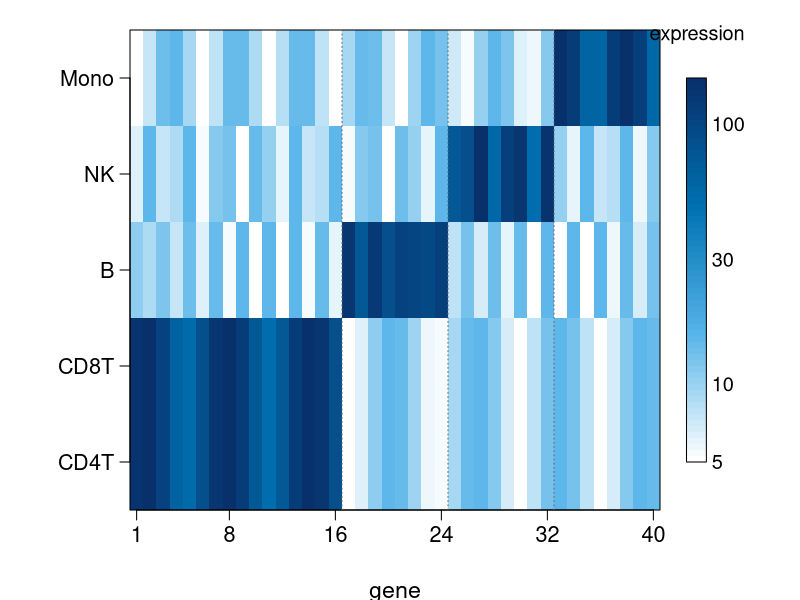
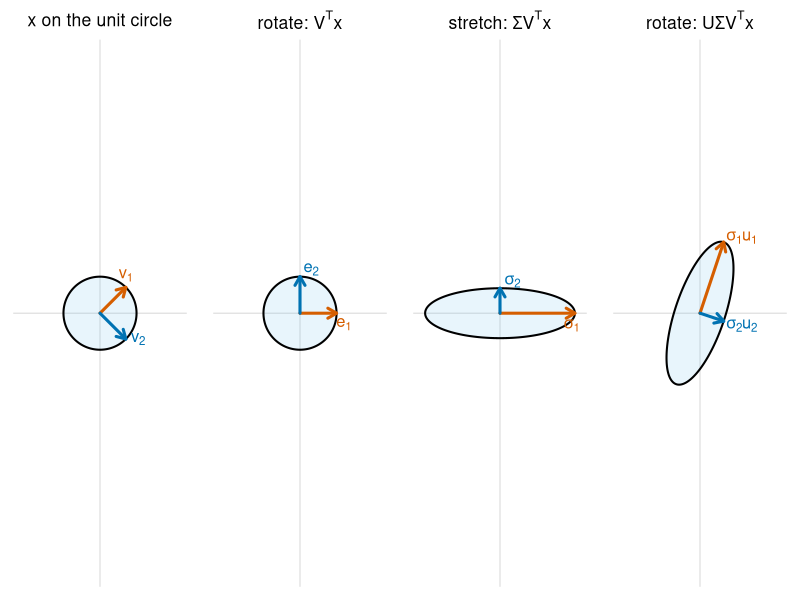
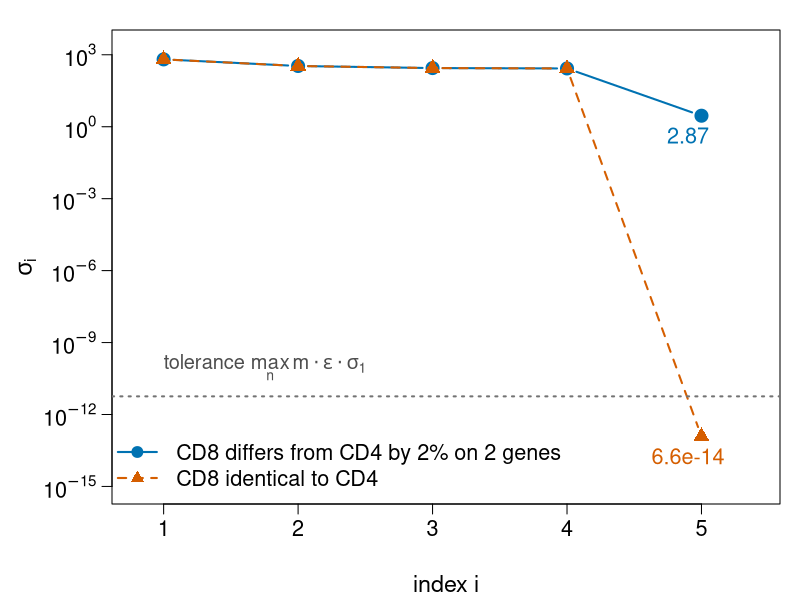
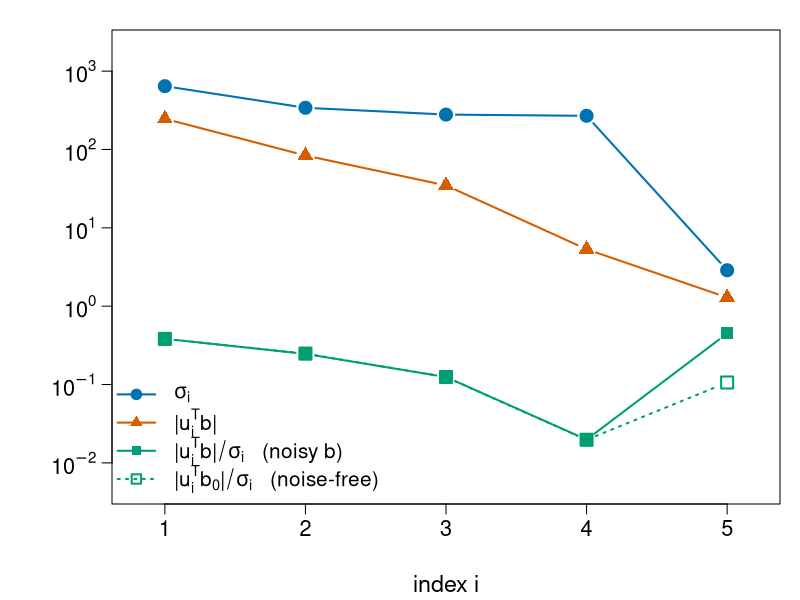
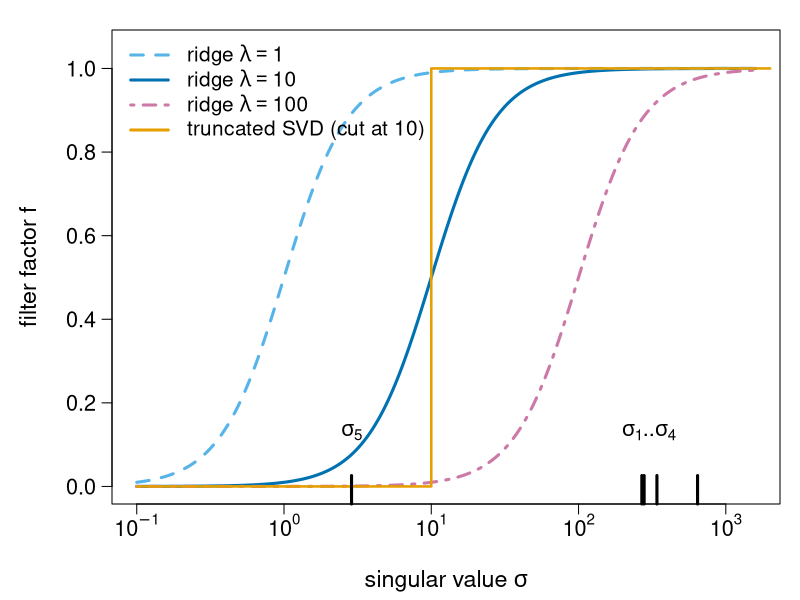
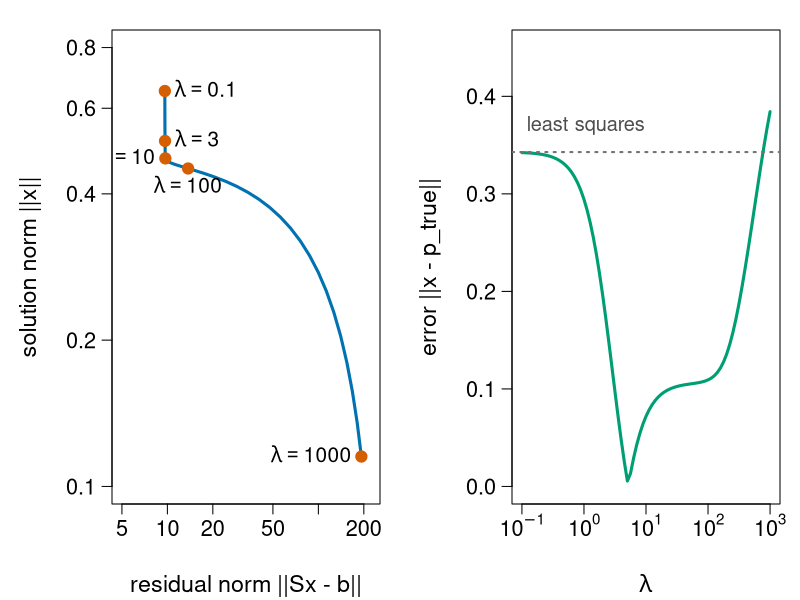
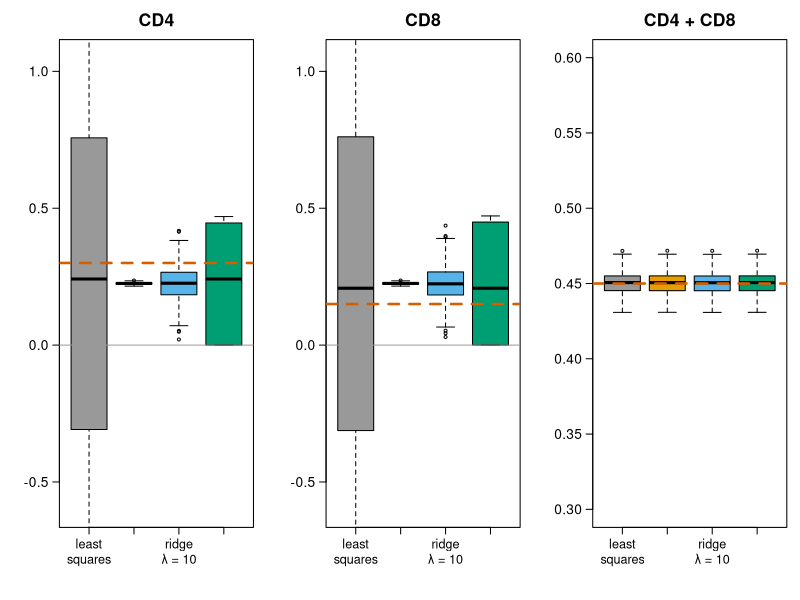

The R source for these figures, in order:
# Figures for the svd/ unit ("The SVD, rank deficiency and regularisation").
#
# Re-run by hand from this folder (it is NOT run by `quarto render`):
#   cd svd && Rscript make-svd-figs.R
#
# Base R graphics only (grDevices::svg) plus the nnls package for fig07.
# Colours are Okabe-Ito (colour-blind safe). Makes:
#   fig01-signature.svg       the simulated signature matrix (40 genes x 5 cell types)
#   fig02-rotate-stretch.svg  the SVD of a 2x2 matrix as rotate - stretch - rotate
#   fig03-singular-values.svg singular values of the near and exactly rank-deficient signatures
#   fig04-picard.svg          sigma_i, |u_i^T b| and their ratio (Picard plot)
#   fig05-filter-factors.svg  truncated-SVD and ridge filter factors against sigma
#   fig06-lcurve.svg          L-curve and error against lambda
#   fig07-replicates.svg      estimates over 500 noise replicates: OLS, TSVD, ridge, NNLS

library(nnls)

oi <- c(orange = "#E69F00", sky = "#56B4E9", green = "#009E73",
        yellow = "#F0E442", blue = "#0072B2", red = "#D55E00",
        purple = "#CC79A7", grey = "#999999")

fig <- function(file, w = 9, h = 5.2, expr) {
  svg(file, width = w, height = h)
  par(mar = c(4.8, 5.6, 1.5, 1), las = 1, mgp = c(3.6, 0.8, 0),
      cex.lab = 1.4, cex.axis = 1.3)
  expr
  dev.off()
}
logaxis <- function(side, at) {
  axis(side, at = 10^at, labels = parse(text = paste0("10^", at)))
}

## ---- the running example (same code as on the slides) ----------------------

g <- 1:40                                  # 40 genes
S <- matrix(10, nrow = 40, ncol = 5,
            dimnames = list(NULL, c("CD4T", "CD8T", "B", "NK", "Mono")))
S[1:16, 1:2] <- 100                        # T-cell genes, high in both T types
S[cbind(17:40, rep(3:5, each = 8))] <- 100 # 8 marker genes each for B, NK, Mono
S <- S * (1 + 0.5 * sin(outer(g, 1:5)))    # gene-to-gene variation
S[, "CD8T"] <- S[, "CD4T"]                 # CD8 = CD4 ...
S[1, "CD8T"] <- 0.98 * S[1, "CD4T"]        # ... except 2% lower on gene 1
S[2, "CD8T"] <- 1.02 * S[2, "CD4T"]        #     and 2% higher on gene 2
p_true <- c(0.30, 0.15, 0.15, 0.10, 0.30)
b0 <- drop(S %*% p_true)
b  <- b0 * (1 + 0.05 * sin(37 * g))        # 5% "noise"
sv <- svd(S)
S0 <- S; S0[, "CD8T"] <- S0[, "CD4T"]      # exactly identical columns

tsvd  <- function(A, b, k) { s <- svd(A)
  drop(s$v[, 1:k, drop = FALSE] %*% (crossprod(s$u[, 1:k, drop = FALSE], b) / s$d[1:k])) }
ridge <- function(A, b, lambda) { s <- svd(A)
  f <- s$d^2 / (s$d^2 + lambda^2)
  drop(s$v %*% (f * crossprod(s$u, b) / s$d)) }

## ---- fig01: signature matrix heatmap ----------------------------------------

fig("fig01-signature.svg", w = 9, h = 5.2, expr = {
  par(mar = c(4.5, 6.5, 1.5, 7))
  pal <- colorRampPalette(c("white", oi["sky"], oi["blue"], "#08306B"))(64)
  z <- log10(t(S))                          # rows of the image = cell types
  image(1:40, 1:5, t(z), col = pal, axes = FALSE, xlab = "gene", ylab = "",
        zlim = range(z))
  axis(1, at = c(1, 8, 16, 24, 32, 40))
  axis(2, at = 1:5, labels = colnames(S), cex.axis = 1.3)
  box()
  abline(v = c(16.5, 24.5, 32.5), col = "grey40", lty = 3)
  # colour key
  par(xpd = NA)
  yk <- seq(1, 5, length.out = 65)
  rect(42.5, yk[-65], 44, yk[-1], col = pal, border = NA)
  rect(42.5, 1, 44, 5)
  lab <- c(5, 10, 30, 100)
  at <- 1 + 4 * (log10(lab) - min(z)) / diff(range(z))
  text(44.4, at, lab, adj = 0, cex = 1.2)
  text(43.3, 5.45, "expression", cex = 1.2)
})

## ---- fig02: rotate - stretch - rotate ----------------------------------------

A <- matrix(c(3, 4, 0, 5), 2, 2)
s2 <- svd(A)
U <- s2$u; V <- s2$v; D <- diag(s2$d)
# choose signs so that v1 and u1 point into the upper right
sg <- sign(V[1, ]); V <- V %*% diag(sg); U <- U %*% diag(sg)
th <- seq(0, 2 * pi, length.out = 200)
circ <- rbind(cos(th), sin(th))
mark <- rbind(c(1, 0), c(0, 1)) # not used; we mark v1, v2 instead
fig("fig02-rotate-stretch.svg", w = 12, h = 4, expr = {
  par(mfrow = c(1, 4), mar = c(1, 1, 3, 1), cex.main = 1.6, font.main = 1)
  panel <- function(P, a1, a2, main, lab1, lab2, lim = 7.2,
                    off1 = c(0, 0.15 * lim), off2 = c(0.15 * lim, 0)) {
    plot(NA, xlim = c(-lim, lim), ylim = c(-lim, lim), asp = 1, axes = FALSE,
         xlab = "", ylab = "", main = main)
    abline(h = 0, v = 0, col = "grey85")
    polygon(P[1, ], P[2, ], border = "black", lwd = 2, col = "#56B4E922")
    arrows(0, 0, a1[1], a1[2], col = oi["red"], lwd = 3, length = 0.1)
    arrows(0, 0, a2[1], a2[2], col = oi["blue"], lwd = 3, length = 0.1)
    text(a1[1] + off1[1], a1[2] + off1[2], lab1, col = oi["red"], cex = 1.5)
    text(a2[1] + off2[1], a2[2] + off2[2], lab2, col = oi["blue"], cex = 1.5)
  }
  panel(circ, V[, 1], V[, 2], "x on the unit circle",
        expression(v[1]), expression(v[2]), lim = 2.2)
  P1 <- t(V) %*% circ
  panel(P1, c(1, 0), c(0, 1), expression("rotate: " * V^T * x),
        expression(e[1]), expression(e[2]), lim = 2.2,
        off1 = c(0.2, -0.3), off2 = c(0.3, 0.2))
  P2 <- D %*% P1
  panel(P2, c(s2$d[1], 0), c(0, s2$d[2]), expression("stretch: " * Sigma * V^T * x),
        expression(sigma[1]), expression(sigma[2]),
        off1 = c(-0.3, -1.1), off2 = c(1.1, 0.6))
  P3 <- U %*% P2
  panel(P3, s2$d[1] * U[, 1], s2$d[2] * U[, 2], expression("rotate: " * U * Sigma * V^T * x),
        expression(sigma[1] * u[1]), expression(sigma[2] * u[2]),
        off1 = c(1.6, 0.4), off2 = c(1.6, -0.4))
})

## ---- fig03: singular values, near and exact rank deficiency -----------------

d0 <- svd(S0)$d
fig("fig03-singular-values.svg", expr = {
  plot(1:5, sv$d, log = "y", type = "b", pch = 19, cex = 1.6, lwd = 2,
       col = oi["blue"], ylim = c(1e-15, 2e3), xaxt = "n", yaxt = "n",
       xlab = "index i", ylab = expression(sigma[i]), xlim = c(0.8, 5.4))
  axis(1, at = 1:5); logaxis(2, seq(-15, 3, 3))
  lines(1:5, d0, type = "b", pch = 17, cex = 1.6, lwd = 2, col = oi["red"], lty = 2)
  tol <- 40 * .Machine$double.eps * d0[1]
  abline(h = tol, col = "grey45", lty = 3, lwd = 2)
  text(1, tol * 15, expression("tolerance " * max(m, n) %.% epsilon %.% sigma[1]),
       adj = 0, cex = 1.2, col = "grey30")
  text(4.9, sv$d[5] * 0.15, "2.87", cex = 1.3, col = oi["blue"])
  text(4.9, d0[5] * 0.15, "6.6e-14", cex = 1.3, col = oi["red"])
  legend("bottomleft", c("CD8 differs from CD4 by 2% on 2 genes",
                         "CD8 identical to CD4"),
         col = c(oi["blue"], oi["red"]), pch = c(19, 17), lty = c(1, 2), lwd = 2,
         bty = "n", cex = 1.3)
})

## ---- fig04: Picard plot -----------------------------------------------------

beta  <- abs(drop(crossprod(sv$u, b)))
beta0 <- abs(drop(crossprod(sv$u, b0)))
fig("fig04-picard.svg", expr = {
  plot(1:5, sv$d, log = "y", type = "b", pch = 19, cex = 1.6, lwd = 2,
       col = oi["blue"], ylim = c(5e-3, 2e3), xaxt = "n", yaxt = "n",
       xlab = "index i", ylab = "", xlim = c(0.8, 5.2))
  axis(1, at = 1:5); logaxis(2, -2:3)
  lines(1:5, beta, type = "b", pch = 17, cex = 1.6, lwd = 2, col = oi["red"])
  lines(1:5, beta / sv$d, type = "b", pch = 15, cex = 1.6, lwd = 2, col = oi["green"])
  lines(1:5, beta0 / sv$d, type = "b", pch = 0, cex = 1.6, lwd = 2, lty = 3,
        col = oi["green"])
  legend("bottomleft", c(expression(sigma[i]), expression("|" * u[i]^T * b * "|"),
                         expression("|" * u[i]^T * b * "|" / sigma[i] * "   (noisy b)"),
                         expression("|" * u[i]^T * b[0] * "|" / sigma[i] * "   (noise-free)")),
         col = c(oi["blue"], oi["red"], oi["green"], oi["green"]),
         pch = c(19, 17, 15, 0), lty = c(1, 1, 1, 3), lwd = 2, bty = "n", cex = 1.25)
})

## ---- fig05: filter factors ----------------------------------------------------

sig <- 10^seq(-1, 3.2, length.out = 300)
fig("fig05-filter-factors.svg", expr = {
  plot(sig, sig^2 / (sig^2 + 10^2), log = "x", type = "l", lwd = 3,
       col = oi["blue"], xaxt = "n", ylim = c(0, 1.05),
       xlab = expression("singular value " * sigma), ylab = "filter factor f")
  logaxis(1, -1:3)
  lines(sig, sig^2 / (sig^2 + 1^2), lwd = 3, col = oi["sky"], lty = 2)
  lines(sig, sig^2 / (sig^2 + 100^2), lwd = 3, col = oi["purple"], lty = 4)
  lines(c(0.1, 10, 10, 2000), c(0, 0, 1, 1), lwd = 2.5, col = oi["orange"], lty = 1)
  rug(sv$d, lwd = 3, ticksize = 0.06)
  text(sv$d[5], 0.13, expression(sigma[5]), cex = 1.3)
  text(300, 0.13, expression(sigma[1] * ".." * sigma[4]), cex = 1.3)
  legend("topleft", c(expression("ridge " * lambda == 1), expression("ridge " * lambda == 10),
                      expression("ridge " * lambda == 100), "truncated SVD (cut at 10)"),
         col = c(oi["sky"], oi["blue"], oi["purple"], oi["orange"]),
         lty = c(2, 1, 4, 1), lwd = 3, bty = "n", cex = 1.25)
})

## ---- fig06: L-curve and error against lambda --------------------------------

lam <- 10^seq(-1, 3, by = 0.05)
res <- sol <- err <- numeric(length(lam))
for (i in seq_along(lam)) {
  x <- ridge(S, b, lam[i])
  res[i] <- sqrt(sum((b - S %*% x)^2)); sol[i] <- sqrt(sum(x^2))
  err[i] <- sqrt(sum((x - p_true)^2))
}
fig("fig06-lcurve.svg", w = 12, h = 5.2, expr = {
  par(mfrow = c(1, 2))
  plot(res, sol, log = "xy", type = "l", lwd = 3, col = oi["blue"],
       xlab = "residual norm ||Sx - b||", ylab = "solution norm ||x||",
       ylim = c(0.1, 0.8), xlim = c(5, 220), yaxt = "n")
  axis(2, at = c(0.1, 0.2, 0.4, 0.6, 0.8))
  lab_at <- c(0.1, 3, 10, 100, 1000); lab_pos <- c(4, 4, 2, 1, 2)
  for (i in seq_along(lab_at)) {
    j <- which.min(abs(lam - lab_at[i]))
    points(res[j], sol[j], pch = 19, cex = 1.5, col = oi["red"])
    text(res[j], sol[j], bquote(lambda == .(lab_at[i])), pos = lab_pos[i], cex = 1.25)
  }
  plot(lam, err, log = "x", type = "l", lwd = 3, col = oi["green"], xaxt = "n",
       xlab = expression(lambda), ylab = "error ||x - p_true||", ylim = c(0, 0.45))
  logaxis(1, -1:3)
  abline(h = sqrt(sum((tsvd(S, b, 5) - p_true)^2)), lty = 3, col = "grey45", lwd = 2)
  text(0.12, 0.37, "least squares", adj = 0, cex = 1.2, col = "grey30")
})

## ---- fig07: 500 noise replicates ------------------------------------------------

set.seed(1)
nrep <- 500
est <- array(NA, c(nrep, 4, 3),
             dimnames = list(NULL, c("least\nsquares", "TSVD\nk = 4", "ridge\nλ = 10", "NNLS"),
                             c("CD4", "CD8", "CD4 + CD8")))
for (r in 1:nrep) {
  br <- b0 * (1 + 0.05 * rnorm(40))
  X <- cbind(qr.solve(S, br), tsvd(S, br, 4), ridge(S, br, 10), nnls(S, br)$x)
  est[r, , 1] <- X[1, ]; est[r, , 2] <- X[2, ]; est[r, , 3] <- X[1, ] + X[2, ]
}
fig("fig07-replicates.svg", w = 12, h = 5.2, expr = {
  par(mfrow = c(1, 3), mar = c(5.5, 4.5, 3, 1), cex.main = 1.6, las = 1,
      cex.axis = 1.25, mgp = c(3, 0.8, 0))
  truth <- c(0.30, 0.15, 0.45)
  for (j in 1:3) {
    boxplot(est[, , j], col = c(oi["grey"], oi["orange"], oi["sky"], oi["green"]),
            main = dimnames(est)[[3]][j], ylim = if (j < 3) c(-0.6, 1.05) else c(0.3, 0.6),
            xaxt = "n", outcex = 0.6)
    axis(1, at = 1:4, labels = dimnames(est)[[2]], padj = 0.6, cex.axis = 1.15)
    abline(h = truth[j], col = oi["red"], lwd = 2.5, lty = 2)
    if (j < 3) abline(h = 0, col = "grey60")
  }
})
